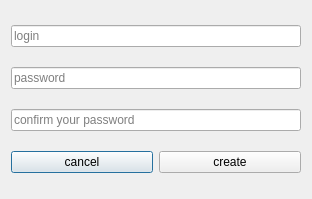
<?xml version="1.0" encoding="UTF-8"?>
<ui version="4.0">
 <class>DialogCreateAccount</class>
 <widget class="QDialog" name="DialogCreateAccount">
  <property name="geometry">
   <rect>
    <x>0</x>
    <y>0</y>
    <width>312</width>
    <height>199</height>
   </rect>
  </property>
  <property name="windowTitle">
   <string>Create new account</string>
  </property>
  <layout class="QVBoxLayout" name="verticalLayout">
   <item>
    <widget class="QLineEdit" name="lineEditLogin">
     <property name="placeholderText">
      <string>login</string>
     </property>
    </widget>
   </item>
   <item>
    <widget class="QLineEdit" name="lineEditPassword">
     <property name="inputMethodHints">
      <set>Qt::ImhHiddenText|Qt::ImhNoAutoUppercase|Qt::ImhNoPredictiveText|Qt::ImhSensitiveData</set>
     </property>
     <property name="echoMode">
      <enum>QLineEdit::Password</enum>
     </property>
     <property name="placeholderText">
      <string>password</string>
     </property>
    </widget>
   </item>
   <item>
    <widget class="QLineEdit" name="lineEditConfirmedPassword">
     <property name="echoMode">
      <enum>QLineEdit::Password</enum>
     </property>
     <property name="placeholderText">
      <string>confirm your password</string>
     </property>
    </widget>
   </item>
   <item>
    <layout class="QHBoxLayout" name="horizontalLayout">
     <item>
      <widget class="QPushButton" name="pushButtonCancel">
       <property name="text">
        <string>cancel</string>
       </property>
      </widget>
     </item>
     <item>
      <widget class="QPushButton" name="pushButtonCreate">
       <property name="text">
        <string>create</string>
       </property>
      </widget>
     </item>
    </layout>
   </item>
  </layout>
 </widget>
 <resources/>
 <connections/>
</ui>
